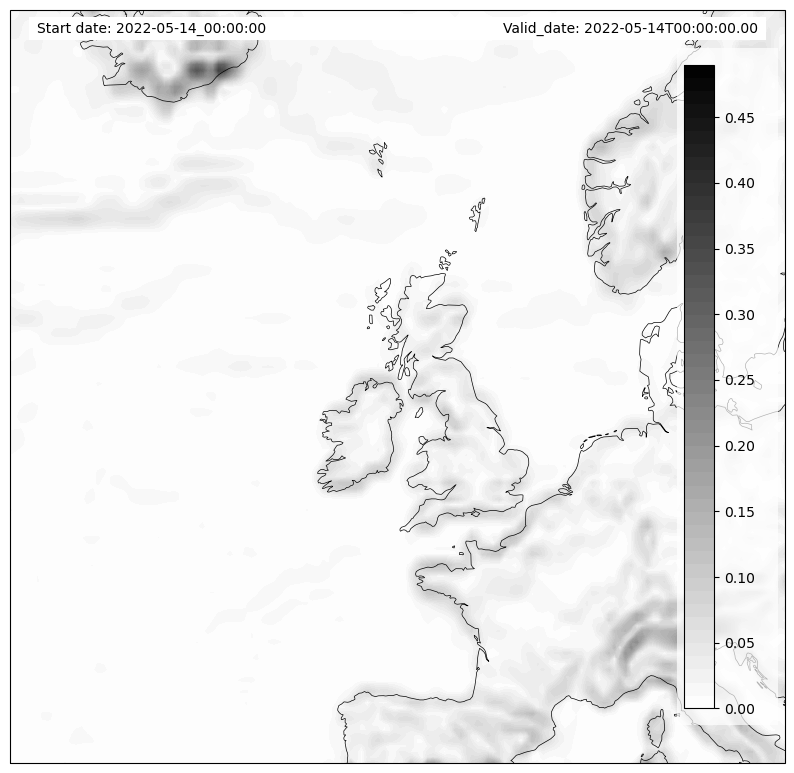

Generate this figure with Python:
import numpy as np
import cartopy
from cartopy import crs
from cartopy.feature import NaturalEarthFeature
import matplotlib
import matplotlib.pyplot as plt
from netCDF4 import Dataset
import xarray as xr
import os
import ninept_smoother
import calc_gradient
from mpl_toolkits.axes_grid1.inset_locator import inset_axes
from pint import UnitRegistry

from wrf import (getvar, interplevel, vertcross, CoordPair, ALL_TIMES, to_np, get_cartopy, latlon_coords, cartopy_xlim, cartopy_ylim, extract_times, extract_global_attrs)

# Input WRF out file (this will be given as an argument when running operationally
wrf_fil ="/home/earajr/example_WRF_output/wrfout_d01_2022-05-14_00:00:00"

# Check for existance of WRF out file
if not os.path.exists(wrf_fil):
    raise ValueError("Warning! "+wrf_fil+" does not exist.")

# Read WRF out netcdf
wrf_in= Dataset(wrf_fil)

# Extract the number of times within the WRF file and loop over all times in file
num_times = np.size(extract_times(wrf_in, ALL_TIMES))

for i in np.arange(0, num_times, 1):

# Read 2m temperature, lats and lons

   T2 = getvar(wrf_in, 'T2', timeidx=i)
   lats, lons = latlon_coords(T2)
 
# Calculate T2 gradient

   T2_gradient = calc_gradient.calc_gradient(T2, to_np(lats), to_np(lons))
   T2_gradient_mag_kpm = np.sqrt((T2_gradient[0]**2.0) + (T2_gradient[1]**2.0))
   T2_gradient_mag = T2_gradient_mag_kpm.to("kelvin / kilometer")

## Apply smoothing multiple times to create more user friendly image
#   geop_height_200 = ninept_smoother.smth9(geop_height_200, 0.5, 0.25)
#   geop_height_200 = ninept_smoother.smth9(geop_height_200, 0.5, 0.25)
#   geop_height_200 = ninept_smoother.smth9(geop_height_200, 0.5, 0.25)
#   geop_height_200 = ninept_smoother.smth9(geop_height_200, 0.5, 0.25)

# Read projection from a variable (will be able to detect all possible WRF projections and use them for plotting) 
   cart_proj = get_cartopy(T2)

# Create figure and axes
   fig = plt.figure(figsize=(10,10))
   ax = plt.axes(projection=cart_proj)
   ax.coastlines(linewidth=0.5)

# Plot geopotential height at 10 dam intervals
   T2_gradient_lvl = np.arange(0.0, 0.5, 0.01)
   plt.contourf(lons, lats, T2_gradient_mag, levels=T2_gradient_lvl, cmap='gray_r', transform=crs.PlateCarree())
#  plt.contour(lons, lats, geop_height_200, levels=geop_height_200_lvl, colors='black', transform=crs.PlateCarree())

# Identify whether domain is portrait or landscape

   if np.size(lats[:,0]) < np.size(lats[0,:]):
      portrait = True
   else:
      portrait = False

#  portrait = False

# Create inset colourbar

   if portrait:
      cbbox = inset_axes(ax, '13%', '90%', loc = 7)
      [cbbox.spines[k].set_visible(False) for k in cbbox.spines]
      cbbox.tick_params(axis='both', left=False, top=False, right=False, bottom=False, labelleft=False, labeltop=False, labelright=False, labelbottom=False)
      cbbox.set_facecolor([1,1,1,0.7])
#      cbbox.text(0.7,0.5, "200 hPa windspeed (m/s)", rotation=90.0, verticalalignment='center', horizontalalignment='center')
#      cbbox.text(0.85,0.5, "Geopotential height (10 dm spacing)", rotation=90.0, verticalalignment='center', horizontalalignment='center', color='red')
      cbaxes = inset_axes(cbbox, '30%', '95%', loc = 6)
      cb = plt.colorbar(cax=cbaxes, aspect=20)
   else:
      cbbox = inset_axes(ax, '90%', '12%', loc = 8)
      [cbbox.spines[k].set_visible(False) for k in cbbox.spines]
      cbbox.tick_params(axis='both', left=False, top=False, right=False, bottom=False, labelleft=False, labeltop=False, labelright=False, labelbottom=False)
      cbbox.set_facecolor([1,1,1,0.7])
#      cbbox.text(0.5,0.3, "200 hPa windspeed (m/s)", verticalalignment='center', horizontalalignment='center')
#      cbbox.text(0.5,0.15, "Geopotential height (10 dm spacing)", verticalalignment='center', horizontalalignment='center', color='red')
      cbaxes = inset_axes(cbbox, '95%', '30%', loc = 9)
      cb = plt.colorbar(cax=cbaxes, orientation='horizontal')

# Add inset timestamp
   tsbox = inset_axes(ax, '95%', '3%', loc = 9)
   [tsbox.spines[k].set_visible(False) for k in tsbox.spines]
   tsbox.tick_params(axis='both', left=False, top=False, right=False, bottom=False, labelleft=False, labeltop=False, labelright=False, labelbottom=False)
   tsbox.set_facecolor([1,1,1,1])

   sim_start_time = extract_global_attrs(wrf_in, 'SIMULATION_START_DATE')
   valid_time = str(extract_times(wrf_in, ALL_TIMES)[i])[0:22]

   tsbox.text(0.01, 0.45, "Start date: "+sim_start_time['SIMULATION_START_DATE'], verticalalignment='center', horizontalalignment='left')
   tsbox.text(0.99, 0.45, "Valid_date: "+valid_time, verticalalignment='center', horizontalalignment='right')

## Add wind vectors after thinning.
#   thin = [int(x/15.) for x in lons.shape]
#   ax.quiver(to_np(lons[::thin[0],::thin[1]]), to_np(lats[::thin[0],::thin[1]]), to_np(u_200[::thin[0],::thin[1]]), to_np(v_200[::thin[0],::thin[1]]), pivot='middle', transform=crs.PlateCarree())

# Save image 
   plt.savefig('front_identification.png', bbox_inches='tight')

